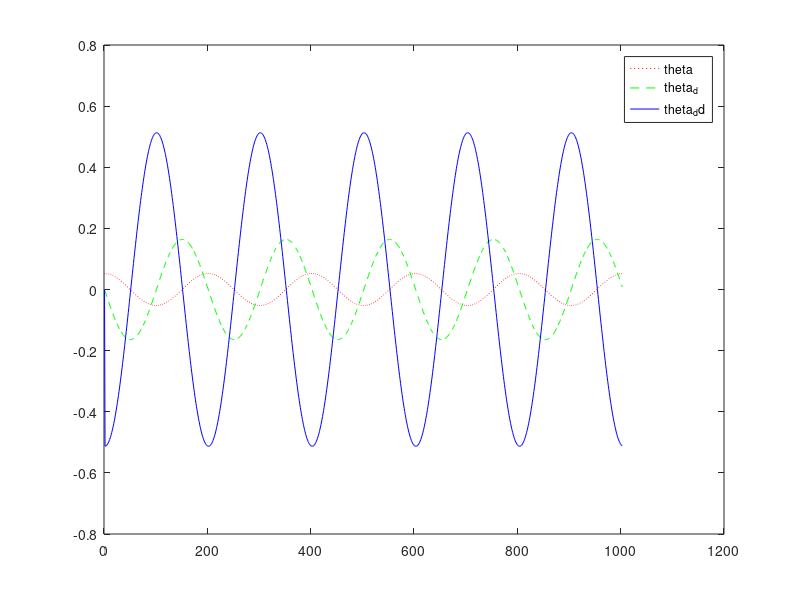

Here is the MATLAB script that generated this plot:
clc;clear all;
m = 1; %kg 
g = 9.8; %m/sec^2
l = 1; %m
dt = 0.01;
T = 0:dt:10;
amplitude = 1;
theta = pi/60;  %radians
theta_d = 0;
theta_dd = 0;


for k = 1:length(T)+1
    theta_dd(k+1,1) = -g/l*sin(theta(k,1));
    theta_d(k+1,1) = theta_d(k,1)+ theta_dd(k+1,1)*dt;
    theta(k+1,1) = theta(k,1) + theta_d(k+1,1)*dt;
end

figure(1)
plot(theta,":r")
hold on
plot(theta_d,"--g")
plot(theta_dd,"-b")
hold off
legend("theta","theta_d","theta_dd")